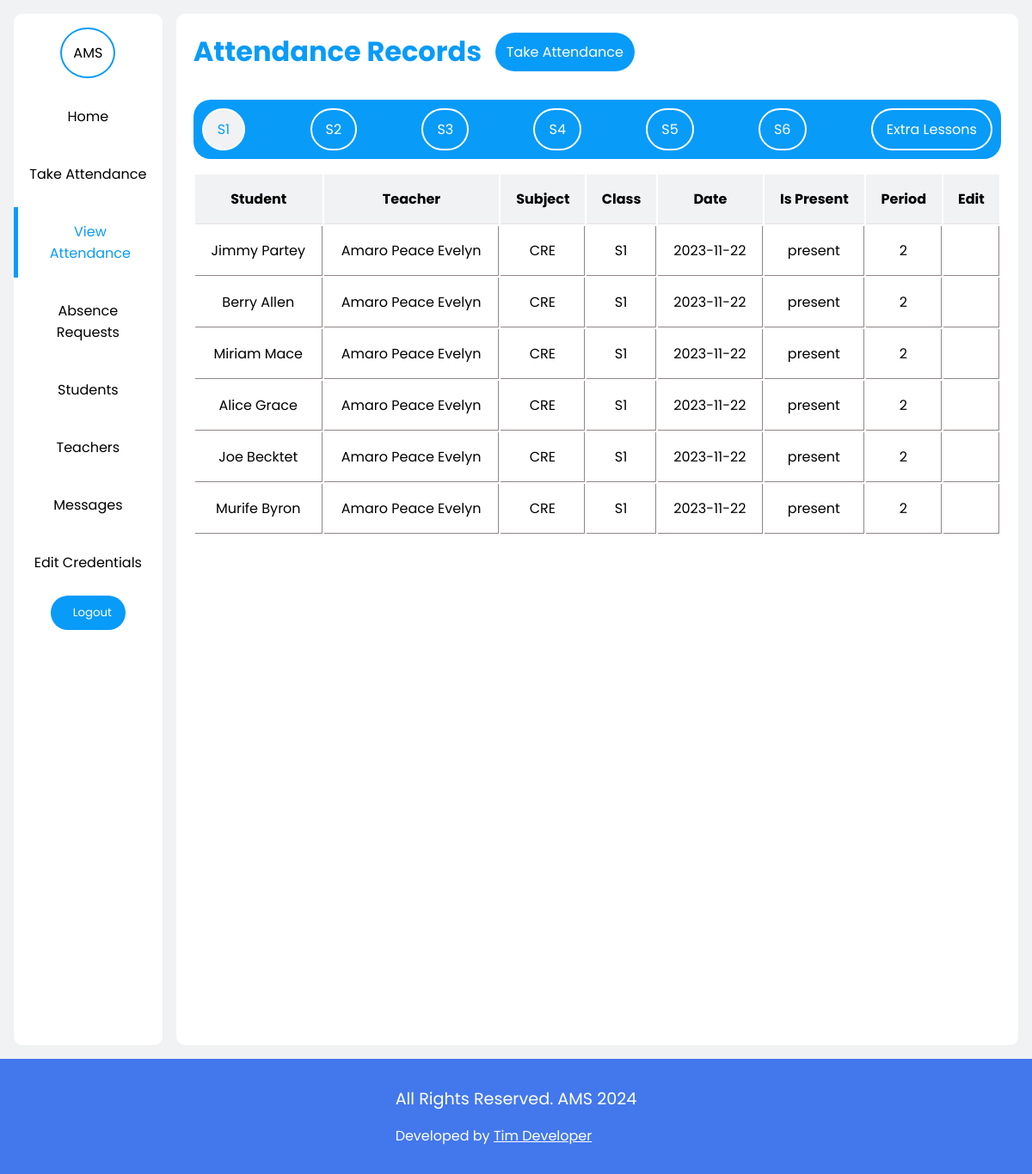
The app's page /teacher_account/view-attendance.php (signed in) with its own data.
### tables this page shows
CREATE TABLE IF NOT EXISTS `attendancerecords` (
  `RecordID` int NOT NULL AUTO_INCREMENT,
  `StudentID` int NOT NULL,
  `TeacherID` int NOT NULL,
  `SubjectID` int NOT NULL,
  `ClassID` int NOT NULL,
  `Date` date NOT NULL,
  `IsPresent` varchar(50) NOT NULL,
  `Period` int NOT NULL,
  PRIMARY KEY (`RecordID`)
);

CREATE TABLE IF NOT EXISTS `students` (
  `StudentID` int NOT NULL AUTO_INCREMENT,
  `image` varchar(200) NOT NULL,
  `FirstName` varchar(50) NOT NULL,
  `LastName` varchar(50) NOT NULL,
  `ClassID` int NOT NULL,
  `DateOfBirth` date NOT NULL,
  `Gender` varchar(7) NOT NULL,
  `Address` varchar(50) NOT NULL,
  `ContactNumber` varchar(15) DEFAULT NULL,
  `Email` varchar(50) DEFAULT NULL,
  `password` varchar(200) NOT NULL,
  `username` varchar(50) NOT NULL,
  PRIMARY KEY (`StudentID`)
);

CREATE TABLE IF NOT EXISTS `teachers` (
  `TeacherID` int NOT NULL AUTO_INCREMENT,
  `Image` varchar(200) NOT NULL,
  `Firstname` varchar(50) NOT NULL,
  `Lastname` varchar(50) NOT NULL,
  `ContactNumber` varchar(15) NOT NULL,
  `Email` varchar(50) NOT NULL,
  `SubjectID` int NOT NULL,
  `password` varchar(200) NOT NULL,
  `username` varchar(50) NOT NULL,
  PRIMARY KEY (`TeacherID`)
);

CREATE TABLE IF NOT EXISTS `subjects` (
  `SubjectID` int NOT NULL AUTO_INCREMENT,
  `Subjectname` varchar(50) NOT NULL,
  PRIMARY KEY (`SubjectID`)
);

CREATE TABLE IF NOT EXISTS `classes` (
  `ClassID` int NOT NULL AUTO_INCREMENT,
  `ClassName` varchar(50) NOT NULL,
  `Year` int NOT NULL,
  `ClassTeacherID` int NOT NULL,
  PRIMARY KEY (`ClassID`)
);

### functions.php (called while the page is built, shortened)
<?php
include "connection.php";
function getAttendanceRecordsS1($teacherID)
{
    global $conn;
    $sql = "SELECT
    ar.*,
    s.FirstName,
    s.LastName,
    t.Firstname,
    t.Lastname,
    c.ClassName,
    sub.SubjectName
    FROM `attendancerecords` as ar
    JOIN `students` AS s ON ar.StudentID = s.StudentID
    JOIN `teachers` AS t ON ar.TeacherID = t.TeacherID
    JOIN `classes` AS c on ar.ClassID = c.ClassID
    JOIN `subjects` AS sub ON ar.SubjectID = sub.SubjectID
    WHERE c.ClassID = 1 AND t.TeacherID = $teacherID";
    $result = mysqli_query($conn, $sql);
    $attendanceArray = [];
    if (mysqli_num_rows($result) > 0) {
        while ($row = mysqli_fetch_array($result)) {
            $attendanceArray[] = $row;
        }
        return $attendanceArray;
    } else {
        return false;
    }
}

### teacher_account/view-attendance.php (the view, shortened to what this page needs)
<?php
include "../connection.php";
include "../functions.php";
$teacherID = $_SESSION['teacher_id'];
?>
<!DOCTYPE html>
<html lang="en">
<head>
    <link rel="stylesheet" href="../styles.css">
</head>
<body>
    <div class="teacher_acc">
        <div class="sidebar">
            <div class="identify">
                <p>AMS</p>
            </div>
            <nav>
                <div class="item active">
                    <a href="../teacher.php">Home</a>
                </div>
                <div class="item">
                    <a href="../teacher_account/take-attendance.php">Take Attendance</a>
                </div>
                <div class="item">
                    <a class="active" href="../teacher_account/view-attendance.php">View Attendance</a>
                </div>
                <div class="item">
                    <a href="../teacher_account/absence-requests.php">Absence Requests</a>
                </div>
                <div class="item">
                    <a href="../teacher_account/view-students.php">Students</a>
                </div>
                <div class="item">
                    <a href="../teacher_account/view-teachers.php">Teachers</a>
                </div>
                <div class="item">
                    <a href="../teacher_account/messages.php">Messages</a>
                </div>
                <div class="item">
                    <a href="../teacher_account/editcredentials.php">Edit Credentials</a>
                </div>
                <a href="../logout.php">
                    <button><span class="iconify" data-icon="mingcute:power-fill"></span>Logout</button>
                </a>
            </nav>
        </div>
        <div class="container">
            <div class="view-att-top">
                <h1 class="std-header">Attendance Records</h1>
                <a href="../teacher_account/take-attendance.php">Take Attendance</a>
            </div>
            <div class="viewATTadminTab">
                <a class="active" href="../teacher_account/view-attendance.php">S1</a>
                <a href="../teacher_account/attS2.php">S2</a>
                <a href="../teacher_account/attS3.php">S3</a>
                <a href="../teacher_account/attS4.php">S4</a>
                <a href="../teacher_account/attS5.php">S5</a>
                <a href="../teacher_account/attS6.php">S6</a>
                <a href="../teacher_account/attExtraLessons.php">Extra Lessons</a>
            </div>
            <?php
            $getAttendance = getAttendanceRecordsS1($teacherID);
            if ($getAttendance == false) { ?>
                <div class="empty">
                    <p>You have not recorded Attendance for this class yet!</p>
                </div>
            <?php } else { ?>
                <table class="view-att-table">
                    <tr>
                        <th>Student</th>
                        <th>Teacher</th>
                        <th>Subject</th>
                        <th>Class</th>
                        <th>Date</th>
                        <th>Is Present</th>
                        <th>Period</th>
                        <th>Edit</th>
                    </tr>
                    <?php
                    foreach ($getAttendance as $attendance) :
                    ?>
                        <tr>
                            <td><?php echo $attendance['FirstName'] . ' ' . $attendance['LastName'] ?></td>
                            <td><?php echo $attendance['Firstname'] . ' ' . $attendance['Lastname'] ?></td>
                            <td><?php echo $attendance['SubjectName']?></td>
                            <td><?php echo $attendance['ClassName'] ?></td>
                            <td><?php echo $attendance['Date'] ?></td>
                            <td><?php echo $attendance['IsPresent'] ?></td>
                            <td><?php echo $attendance['Period'] ?></td>
                            <td>
                                <form action="../teacher_account/edit.php?fn=<?= $attendance['FirstName']?>&ln=<?= $attendance['LastName']?>" method="post">
                                </form>
                            </td>
                        </tr>
                    <?php endforeach; ?>
                </table>
            <?php } ?>
        </div>
    </div>
    <?php include "../footer.php";?>
</body>
</html>

### styles.css (style rules this page uses)
* { margin: 0; border: 0; padding: 0; box-sizing: border-box; font-family: 'Poppins', sans-serif; }
a { text-decoration: none; }
:root { --box-shadow: 0 10px 1rem rgba(205, 231, 238, 0.5); --color-bg: #4378ec; --background: #f0f2f3; --color-white: #ffffff; --color-primary: #099BF8; --color-text-muted: #9e9292; --color-bg-secondary: #779be9; --pending-cards-bg: #d2dffc; --darker-tint_1: #5E3494; }
button { cursor: pointer; }
.std-header { font-size: 2rem; color: var(--color-primary); }
.student_acc #home .container .att_td td, th { text-align: center; padding: 1rem; border-bottom: 1px solid rgb(231, 226, 226); }
.container { width: 85%; border-radius: 10px; background-color: var(--color-white); padding: 10px; }
.sidebar { width: 15%; height: 150vh; background-color: var(--color-white); display: flex; align-items: center; border-radius: 10px; justify-content: center; flex-direction: column; }
.sidebar .identify { border-radius: 50%; width: 4rem; height: 4rem; align-self: center; display: flex; margin-top: 1rem; align-items: center; justify-content: center; border: 2px solid var(--color-primary); }
.sidebar nav { display: flex; flex-direction: column; align-items: center; width: 100%; height: 100%; row-gap: 10px; margin-top: 1rem; overflow: hidden; }
.sidebar nav .item { transition: all 0.3s ease; width: 100%; display: flex; }
.sidebar nav .item a { text-decoration: none; text-align: center; color: #000; width: 100%; padding: 1rem; transition: all 0.3s ease; }
.sidebar nav .item a.active { border-left: 5px solid var(--color-primary); color: var(--color-primary); }
.sidebar button { padding: 10px 1rem; background-color: var(--color-primary); color: var(--color-white); display: flex; align-items: center; justify-content: center; gap: 10px; border-radius: 50px; transition: all 0.5s ease; }
.viewATTadminTab { width: 100%; background-color: var(--color-primary); border-radius: 20px; padding: 10px; display: flex; justify-content: space-between; align-items: center; margin-top: 2rem; }
.viewATTadminTab a { border: 2px solid var(--color-white); background: none; padding: 10px 1rem; border-radius: 50px; color: var(--color-white); transition: all 0.3s ease; }
.viewATTadminTab a.active { background-color: var(--background); color: var(--color-primary); }
.teacher_acc .container h1 { display: flex; align-items: center; }
.teacher_acc { padding: 1rem; display: flex; gap: 1rem; justify-content: space-between; background-color: var(--background); overflow: hidden; position: relative; }
.teacher_acc .container { background-color: var(--color-white); padding: 20px; width: 85%; border-radius: 10px; }
.view-att-top { width: 100%; display: flex; align-items: center; gap: 1rem; }
.view-att-top a { color: white; padding: 10px 0.8rem; border-radius: 50px; background-color: var(--color-primary); }
.view-att-table { width: 100%; margin-top: 1rem; }
.view-att-table tr th { background-color: var(--background); padding: 1rem; }
.view-att-table tr td { text-align: center; padding: 1rem; border-right: 1px solid rgb(145, 135, 135); border-bottom: 1px solid rgb(145, 135, 135); }

### teacher_account/view-attendance.php (style rules this page uses)
button { background: none; border: none; }

### records on screen
attendancerecords: StudentID.FirstName "Jimmy", StudentID.LastName "Partey", TeacherID.Firstname "Amaro", TeacherID.Lastname "Peace Evelyn", SubjectID.Subjectname "CRE", ClassID.ClassName "S1", Date "2023-11-22", IsPresent "present", Period "2"
attendancerecords: StudentID.FirstName "Berry", StudentID.LastName "Allen", TeacherID.Firstname "Amaro", TeacherID.Lastname "Peace Evelyn", SubjectID.Subjectname "CRE", ClassID.ClassName "S1", Date "2023-11-22", IsPresent "present", Period "2"
attendancerecords: StudentID.FirstName "Miriam", StudentID.LastName "Mace", TeacherID.Firstname "Amaro", TeacherID.Lastname "Peace Evelyn", SubjectID.Subjectname "CRE", ClassID.ClassName "S1", Date "2023-11-22", IsPresent "present", Period "2"
attendancerecords: StudentID.FirstName "Alice", StudentID.LastName "Grace", TeacherID.Firstname "Amaro", TeacherID.Lastname "Peace Evelyn", SubjectID.Subjectname "CRE", ClassID.ClassName "S1", Date "2023-11-22", IsPresent "present", Period "2"
attendancerecords: StudentID.FirstName "Joe", StudentID.LastName "Becktet", TeacherID.Firstname "Amaro", TeacherID.Lastname "Peace Evelyn", SubjectID.Subjectname "CRE", ClassID.ClassName "S1", Date "2023-11-22", IsPresent "present", Period "2"
attendancerecords: StudentID.FirstName "Murife", StudentID.LastName "Byron", TeacherID.Firstname "Amaro", TeacherID.Lastname "Peace Evelyn", SubjectID.Subjectname "CRE", ClassID.ClassName "S1", Date "2023-11-22", IsPresent "present", Period "2"
